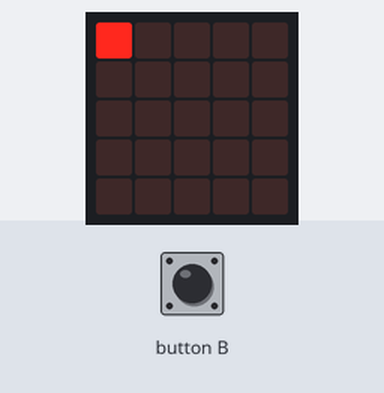
The program below on a simulated BBC micro:bit (MakeCode). On the bench: the board's 5×5 LED display. Inputs (shaded band) come from the test bench.

Above: at 1.2 s.
1.3 s: button B pressed for 0.15 s
At 2.5 s:
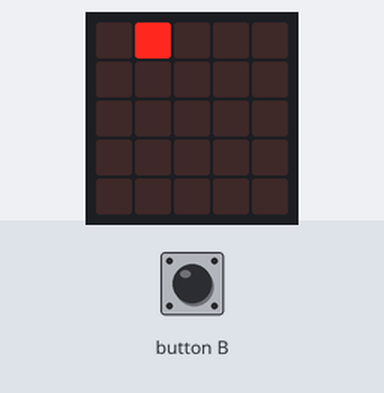
2.9 s: button B pressed for 0.15 s
At 3.7 s:
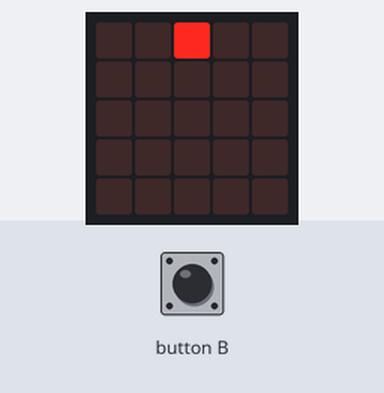
4.5 s: button B pressed for 0.15 s
At 4.9 s:
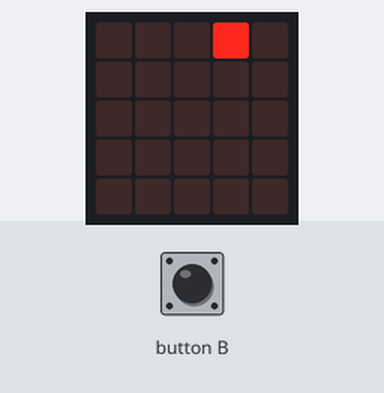
6.1 s: button B pressed for 0.15 s
At 7.3 s:
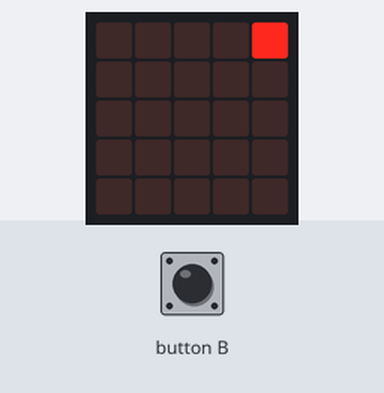
7.7 s: button B pressed for 0.15 s
At 8.6 s:
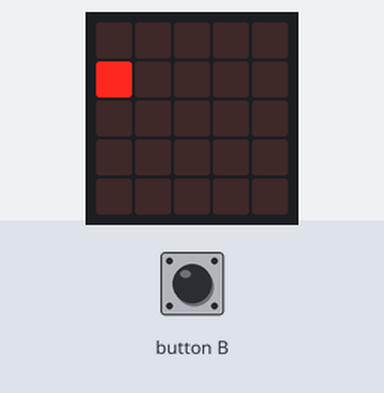
9.3 s: button B pressed for 0.15 s
At 9.8 s:
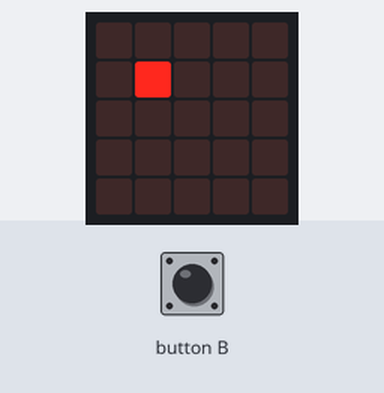
Timing chart, 0 to 11.9 s (numbered marks = the images above; inputs shaded):
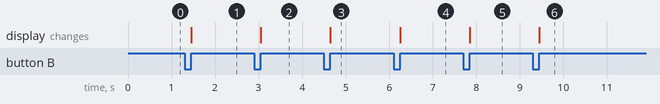

The program:

main.ts
```typescript
input.onButtonPressed(Button.B, function () {
    einsWeiter()
    led.plot(x, y)
})
function einsWeiter () {
    led.unplot(x, y)
    if (x == 4) {
        y = (y + 1) % 5
        x = 0
    } else {
        x = (x + 1) % 5
    }
}
let y = 0
let x = 0
x = 0
y = 0
led.plot(x, y)
```

test.ts
```typescript
// Hier kann man Tests durchführen; diese Datei wird nicht kompiliert, wenn dieses Paket als Erweiterung verwendet wird.
```

Measured:
- after the input at 1.3 s, the display: changes after 0.15 s (image 1)
- after the input at 2.9 s, the display: changes after 0.15 s (image 2)
- after the input at 4.5 s, the display: changes after 0.15 s (image 3)
- after the input at 6.1 s, the display: changes after 0.15 s (image 4)
- after the input at 7.7 s, the display: changes after 0.15 s (image 5)
- after the input at 9.3 s, the display: changes after 0.15 s (image 6)
